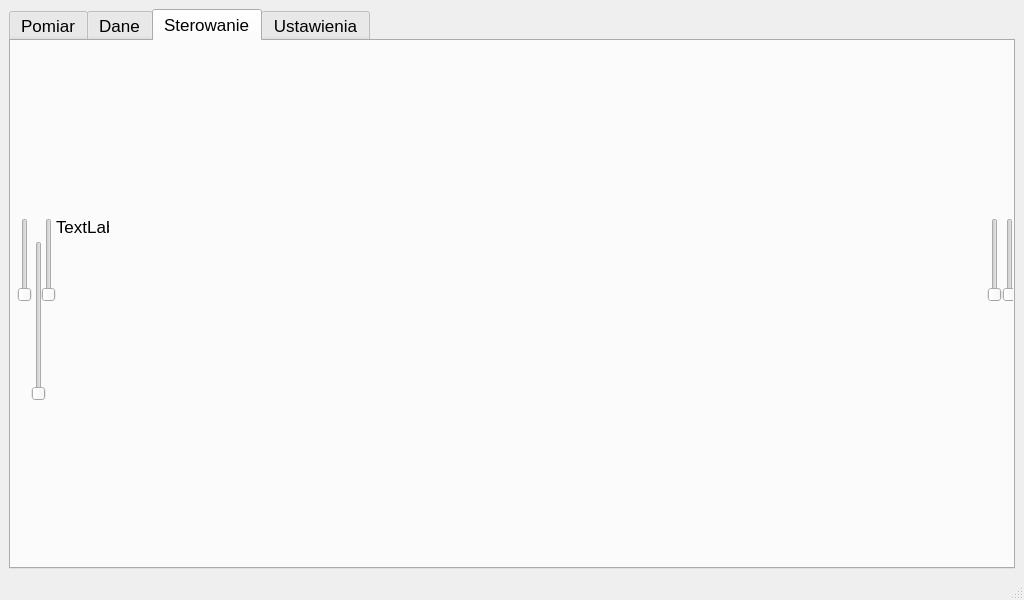
<?xml version="1.0" encoding="UTF-8"?>
<ui version="4.0">
 <class>MainWindow</class>
 <widget class="QMainWindow" name="MainWindow">
  <property name="geometry">
   <rect>
    <x>0</x>
    <y>0</y>
    <width>1024</width>
    <height>600</height>
   </rect>
  </property>
  <property name="sizePolicy">
   <sizepolicy hsizetype="Minimum" vsizetype="Minimum">
    <horstretch>0</horstretch>
    <verstretch>0</verstretch>
   </sizepolicy>
  </property>
  <property name="minimumSize">
   <size>
    <width>1024</width>
    <height>600</height>
   </size>
  </property>
  <property name="windowTitle">
   <string>MainWindow</string>
  </property>
  <widget class="QWidget" name="centralwidget">
   <layout class="QGridLayout" name="gridLayout_2">
    <item row="0" column="0">
     <widget class="QTabWidget" name="tabWidget">
      <property name="font">
       <font>
        <pointsize>13</pointsize>
       </font>
      </property>
      <property name="currentIndex">
       <number>2</number>
      </property>
      <widget class="QWidget" name="tab">
       <attribute name="title">
        <string>Pomiar</string>
       </attribute>
       <layout class="QHBoxLayout" name="horizontalLayout_2">
        <item>
         <layout class="QGridLayout" name="gridLayout_main">
          <item row="0" column="0">
           <widget class="Line" name="line">
            <property name="orientation">
             <enum>Qt::Horizontal</enum>
            </property>
           </widget>
          </item>
          <item row="1" column="0">
           <widget class="Line" name="line_2">
            <property name="orientation">
             <enum>Qt::Horizontal</enum>
            </property>
           </widget>
          </item>
         </layout>
        </item>
       </layout>
      </widget>
      <widget class="QWidget" name="tab_4">
       <attribute name="title">
        <string>Dane</string>
       </attribute>
       <layout class="QGridLayout" name="gridLayout_3">
        <item row="0" column="1">
         <widget class="QGroupBox" name="groupBox">
          <property name="minimumSize">
           <size>
            <width>200</width>
            <height>0</height>
           </size>
          </property>
          <property name="maximumSize">
           <size>
            <width>200</width>
            <height>16777215</height>
           </size>
          </property>
          <property name="title">
           <string/>
          </property>
          <layout class="QGridLayout" name="gridLayout">
           <item row="3" column="0">
            <spacer name="verticalSpacer_3">
             <property name="orientation">
              <enum>Qt::Vertical</enum>
             </property>
             <property name="sizeHint" stdset="0">
              <size>
               <width>20</width>
               <height>40</height>
              </size>
             </property>
            </spacer>
           </item>
           <item row="1" column="0">
            <widget class="QPushButton" name="resetDataButton">
             <property name="minimumSize">
              <size>
               <width>0</width>
               <height>40</height>
              </size>
             </property>
             <property name="text">
              <string>Resetuj</string>
             </property>
            </widget>
           </item>
           <item row="0" column="0">
            <widget class="QPushButton" name="exportDataButton">
             <property name="minimumSize">
              <size>
               <width>0</width>
               <height>40</height>
              </size>
             </property>
             <property name="text">
              <string>Zapisz</string>
             </property>
            </widget>
           </item>
           <item row="2" column="0">
            <widget class="QPushButton" name="clearLogBoxButton">
             <property name="minimumSize">
              <size>
               <width>0</width>
               <height>40</height>
              </size>
             </property>
             <property name="text">
              <string>Czyść logi</string>
             </property>
            </widget>
           </item>
           <item row="4" column="0">
            <widget class="QPushButton" name="recordDataButton">
             <property name="minimumSize">
              <size>
               <width>0</width>
               <height>80</height>
              </size>
             </property>
             <property name="palette">
              <palette>
               <active>
                <colorrole role="Button">
                 <brush brushstyle="SolidPattern">
                  <color alpha="255">
                   <red>0</red>
                   <green>85</green>
                   <blue>0</blue>
                  </color>
                 </brush>
                </colorrole>
               </active>
               <inactive>
                <colorrole role="Button">
                 <brush brushstyle="SolidPattern">
                  <color alpha="255">
                   <red>0</red>
                   <green>85</green>
                   <blue>0</blue>
                  </color>
                 </brush>
                </colorrole>
               </inactive>
               <disabled>
                <colorrole role="Button">
                 <brush brushstyle="SolidPattern">
                  <color alpha="255">
                   <red>0</red>
                   <green>85</green>
                   <blue>0</blue>
                  </color>
                 </brush>
                </colorrole>
               </disabled>
              </palette>
             </property>
             <property name="text">
              <string>Nagrywaj</string>
             </property>
            </widget>
           </item>
          </layout>
         </widget>
        </item>
        <item row="0" column="0">
         <widget class="QTabWidget" name="tabWidget_2">
          <property name="tabPosition">
           <enum>QTabWidget::West</enum>
          </property>
          <property name="currentIndex">
           <number>0</number>
          </property>
          <widget class="QWidget" name="tab_5">
           <attribute name="title">
            <string>Wyniki</string>
           </attribute>
           <layout class="QGridLayout" name="gridLayout_14">
            <item row="0" column="0">
             <widget class="QGroupBox" name="groupBox_2">
              <property name="title">
               <string/>
              </property>
              <layout class="QGridLayout" name="gridLayout_4">
               <item row="1" column="9">
                <widget class="QGroupBox" name="groupBox_4">
                 <property name="minimumSize">
                  <size>
                   <width>0</width>
                   <height>0</height>
                  </size>
                 </property>
                 <property name="title">
                  <string>current m1</string>
                 </property>
                 <layout class="QHBoxLayout" name="horizontalLayout">
                  <item>
                   <widget class="QTextBrowser" name="textBrowser_current_m1">
                    <property name="verticalScrollBarPolicy">
                     <enum>Qt::ScrollBarAlwaysOff</enum>
                    </property>
                   </widget>
                  </item>
                 </layout>
                </widget>
               </item>
               <item row="0" column="9">
                <widget class="QGroupBox" name="groupBox_3">
                 <property name="minimumSize">
                  <size>
                   <width>0</width>
                   <height>0</height>
                  </size>
                 </property>
                 <property name="title">
                  <string>rpm m1</string>
                 </property>
                 <layout class="QGridLayout" name="gridLayout_5">
                  <item row="1" column="0">
                   <widget class="QTextBrowser" name="textBrowser_rpm_m1">
                    <property name="verticalScrollBarPolicy">
                     <enum>Qt::ScrollBarAlwaysOff</enum>
                    </property>
                   </widget>
                  </item>
                 </layout>
                </widget>
               </item>
               <item row="1" column="13">
                <widget class="QGroupBox" name="groupBox_12">
                 <property name="minimumSize">
                  <size>
                   <width>0</width>
                   <height>0</height>
                  </size>
                 </property>
                 <property name="title">
                  <string>temp battery</string>
                 </property>
                 <layout class="QGridLayout" name="gridLayout_13">
                  <item row="0" column="0">
                   <widget class="QTextBrowser" name="textBrowser_ambient_temperature">
                    <property name="verticalScrollBarPolicy">
                     <enum>Qt::ScrollBarAlwaysOff</enum>
                    </property>
                   </widget>
                  </item>
                 </layout>
                </widget>
               </item>
               <item row="1" column="11">
                <widget class="QGroupBox" name="groupBox_8">
                 <property name="minimumSize">
                  <size>
                   <width>0</width>
                   <height>0</height>
                  </size>
                 </property>
                 <property name="title">
                  <string>current m3</string>
                 </property>
                 <layout class="QGridLayout" name="gridLayout_9">
                  <item row="0" column="0">
                   <widget class="QTextBrowser" name="textBrowser_current_m3">
                    <property name="verticalScrollBarPolicy">
                     <enum>Qt::ScrollBarAlwaysOff</enum>
                    </property>
                   </widget>
                  </item>
                 </layout>
                </widget>
               </item>
               <item row="1" column="12">
                <widget class="QGroupBox" name="groupBox_9">
                 <property name="minimumSize">
                  <size>
                   <width>0</width>
                   <height>0</height>
                  </size>
                 </property>
                 <property name="title">
                  <string>curren m4</string>
                 </property>
                 <layout class="QGridLayout" name="gridLayout_11">
                  <item row="0" column="0">
                   <widget class="QTextBrowser" name="textBrowser_current_m4">
                    <property name="verticalScrollBarPolicy">
                     <enum>Qt::ScrollBarAlwaysOff</enum>
                    </property>
                   </widget>
                  </item>
                 </layout>
                </widget>
               </item>
               <item row="0" column="13">
                <widget class="QGroupBox" name="groupBox_11">
                 <property name="minimumSize">
                  <size>
                   <width>0</width>
                   <height>0</height>
                  </size>
                 </property>
                 <property name="title">
                  <string>temp ambient</string>
                 </property>
                 <layout class="QGridLayout" name="gridLayout_12">
                  <item row="0" column="0">
                   <widget class="QTextBrowser" name="textBrowser_battery_temperature">
                    <property name="verticalScrollBarPolicy">
                     <enum>Qt::ScrollBarAlwaysOff</enum>
                    </property>
                   </widget>
                  </item>
                 </layout>
                </widget>
               </item>
               <item row="0" column="12">
                <widget class="QGroupBox" name="groupBox_10">
                 <property name="minimumSize">
                  <size>
                   <width>0</width>
                   <height>0</height>
                  </size>
                 </property>
                 <property name="title">
                  <string>rpm m4</string>
                 </property>
                 <layout class="QGridLayout" name="gridLayout_10">
                  <item row="0" column="0">
                   <widget class="QTextBrowser" name="textBrowser_rpm_m4">
                    <property name="verticalScrollBarPolicy">
                     <enum>Qt::ScrollBarAlwaysOff</enum>
                    </property>
                   </widget>
                  </item>
                 </layout>
                </widget>
               </item>
               <item row="0" column="11">
                <widget class="QGroupBox" name="groupBox_7">
                 <property name="minimumSize">
                  <size>
                   <width>0</width>
                   <height>0</height>
                  </size>
                 </property>
                 <property name="title">
                  <string>rpm m3</string>
                 </property>
                 <layout class="QGridLayout" name="gridLayout_8">
                  <item row="0" column="0">
                   <widget class="QTextBrowser" name="textBrowser_rpm_m3">
                    <property name="verticalScrollBarPolicy">
                     <enum>Qt::ScrollBarAlwaysOff</enum>
                    </property>
                   </widget>
                  </item>
                 </layout>
                </widget>
               </item>
               <item row="0" column="10">
                <widget class="QGroupBox" name="groupBox_5">
                 <property name="minimumSize">
                  <size>
                   <width>0</width>
                   <height>0</height>
                  </size>
                 </property>
                 <property name="title">
                  <string>rpm m2</string>
                 </property>
                 <layout class="QGridLayout" name="gridLayout_6">
                  <item row="0" column="0">
                   <widget class="QTextBrowser" name="textBrowser_rpm_m2">
                    <property name="verticalScrollBarPolicy">
                     <enum>Qt::ScrollBarAlwaysOff</enum>
                    </property>
                   </widget>
                  </item>
                 </layout>
                </widget>
               </item>
               <item row="1" column="10">
                <widget class="QGroupBox" name="groupBox_6">
                 <property name="minimumSize">
                  <size>
                   <width>0</width>
                   <height>0</height>
                  </size>
                 </property>
                 <property name="title">
                  <string>current m2</string>
                 </property>
                 <layout class="QGridLayout" name="gridLayout_7">
                  <item row="0" column="0">
                   <widget class="QTextBrowser" name="textBrowser_current_m2">
                    <property name="verticalScrollBarPolicy">
                     <enum>Qt::ScrollBarAlwaysOff</enum>
                    </property>
                   </widget>
                  </item>
                 </layout>
                </widget>
               </item>
              </layout>
             </widget>
            </item>
           </layout>
          </widget>
          <widget class="QWidget" name="tab_6">
           <attribute name="title">
            <string>Konsola</string>
           </attribute>
           <layout class="QGridLayout" name="gridLayout_25">
            <item row="0" column="0">
             <widget class="QGroupBox" name="groupBox_13">
              <property name="title">
               <string/>
              </property>
              <layout class="QGridLayout" name="gridLayout_15">
               <item row="0" column="9">
                <widget class="QGroupBox" name="groupBox_19">
                 <property name="minimumSize">
                  <size>
                   <width>0</width>
                   <height>0</height>
                  </size>
                 </property>
                 <property name="title">
                  <string/>
                 </property>
                 <layout class="QGridLayout" name="gridLayout_20">
                  <item row="0" column="0">
                   <widget class="QTextBrowser" name="textBrowser_console">
                    <property name="verticalScrollBarPolicy">
                     <enum>Qt::ScrollBarAlwaysOff</enum>
                    </property>
                   </widget>
                  </item>
                 </layout>
                </widget>
               </item>
              </layout>
             </widget>
            </item>
           </layout>
          </widget>
         </widget>
        </item>
       </layout>
      </widget>
      <widget class="QWidget" name="tab_2">
       <attribute name="title">
        <string>Sterowanie</string>
       </attribute>
       <widget class="QSlider" name="motor4Slider">
        <property name="geometry">
         <rect>
          <x>991</x>
          <y>177</y>
          <width>16</width>
          <height>84</height>
         </rect>
        </property>
        <property name="orientation">
         <enum>Qt::Vertical</enum>
        </property>
       </widget>
       <widget class="QLabel" name="label">
        <property name="geometry">
         <rect>
          <x>45</x>
          <y>177</y>
          <width>53</width>
          <height>18</height>
         </rect>
        </property>
        <property name="text">
         <string>TextLabel</string>
        </property>
       </widget>
       <widget class="QSlider" name="motorAllSlider">
        <property name="geometry">
         <rect>
          <x>6</x>
          <y>177</y>
          <width>16</width>
          <height>84</height>
         </rect>
        </property>
        <property name="orientation">
         <enum>Qt::Vertical</enum>
        </property>
       </widget>
       <widget class="QSlider" name="motor2Slider">
        <property name="geometry">
         <rect>
          <x>30</x>
          <y>177</y>
          <width>16</width>
          <height>84</height>
         </rect>
        </property>
        <property name="orientation">
         <enum>Qt::Vertical</enum>
        </property>
       </widget>
       <widget class="QSlider" name="motor3Slider">
        <property name="geometry">
         <rect>
          <x>976</x>
          <y>177</y>
          <width>16</width>
          <height>84</height>
         </rect>
        </property>
        <property name="orientation">
         <enum>Qt::Vertical</enum>
        </property>
       </widget>
       <widget class="QSlider" name="motor1Slider">
        <property name="geometry">
         <rect>
          <x>20</x>
          <y>200</y>
          <width>16</width>
          <height>160</height>
         </rect>
        </property>
        <property name="orientation">
         <enum>Qt::Vertical</enum>
        </property>
       </widget>
      </widget>
      <widget class="QWidget" name="tab_3">
       <attribute name="title">
        <string>Ustawienia</string>
       </attribute>
      </widget>
     </widget>
    </item>
   </layout>
  </widget>
  <widget class="QMenuBar" name="menubar">
   <property name="geometry">
    <rect>
     <x>0</x>
     <y>0</y>
     <width>1024</width>
     <height>17</height>
    </rect>
   </property>
  </widget>
  <widget class="QStatusBar" name="statusbar"/>
 </widget>
 <resources/>
 <connections/>
</ui>
